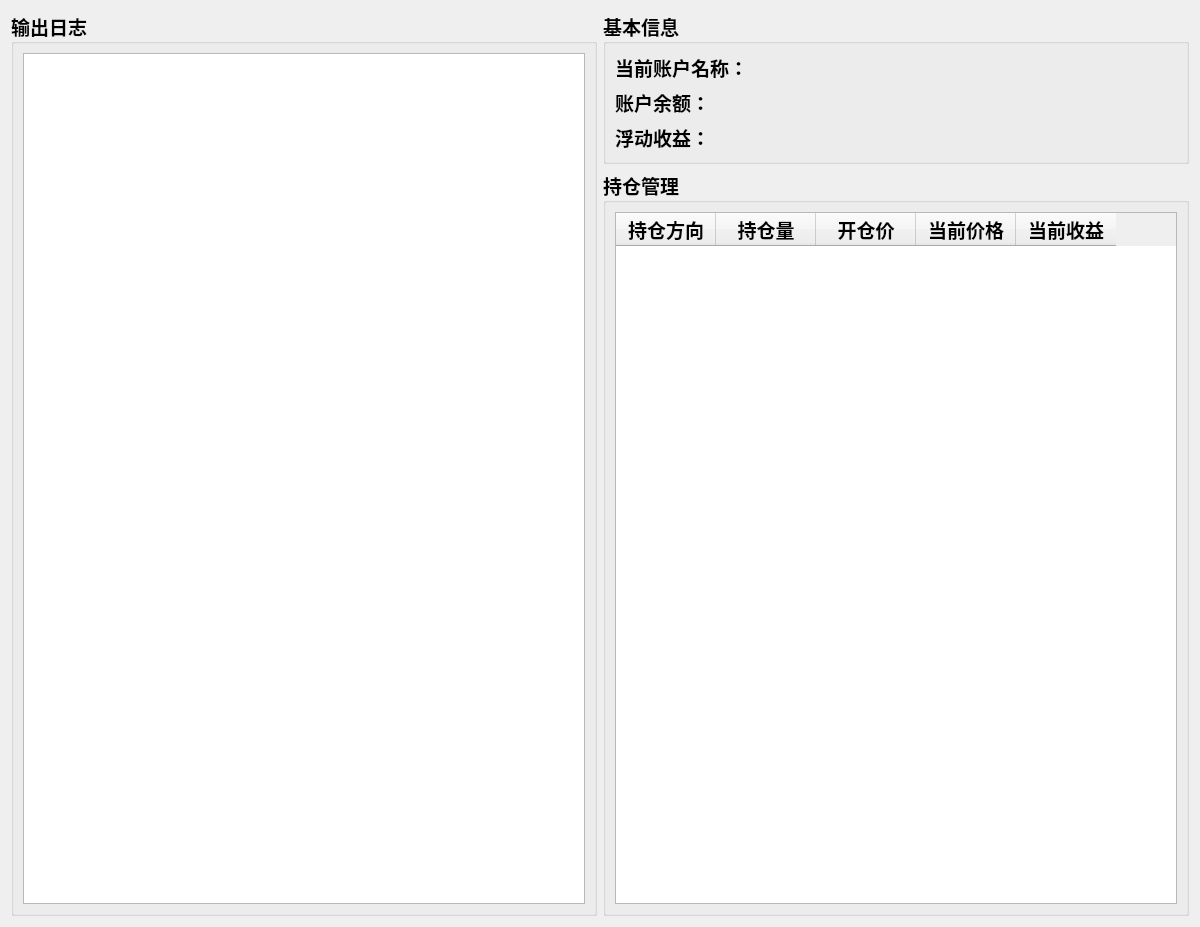
<?xml version="1.0" encoding="UTF-8"?>
<ui version="4.0">
 <class>CTBAS</class>
 <widget class="QWidget" name="CTBAS">
  <property name="windowModality">
   <enum>Qt::WindowModal</enum>
  </property>
  <property name="geometry">
   <rect>
    <x>0</x>
    <y>0</y>
    <width>1200</width>
    <height>927</height>
   </rect>
  </property>
  <property name="font">
   <font>
    <family>微软雅黑</family>
    <pointsize>14</pointsize>
    <weight>75</weight>
    <bold>true</bold>
   </font>
  </property>
  <property name="mouseTracking">
   <bool>true</bool>
  </property>
  <property name="tabletTracking">
   <bool>true</bool>
  </property>
  <property name="windowTitle">
   <string>CTBAS</string>
  </property>
  <layout class="QHBoxLayout" name="horizontalLayout">
    <item>
      <widget class="QGroupBox" name="groupBox">
        <property name="title">
          <string>输出日志</string>
        </property>
        <layout class="QVBoxLayout" name="verticalLayout">
          <item>
            <widget class="QTextEdit" name="textEdit">
              <property name="readOnly">
                <bool>true</bool>
              </property>
            </widget>
          </item>
        </layout>
      </widget>
    </item>
    <item>
      <layout class="QVBoxLayout" name="verticalLayoutRight">
        <item>
          <widget class="QGroupBox" name="groupBox_2">
            <property name="title">
              <string>基本信息</string>
            </property>
            <layout class="QVBoxLayout" name="verticalLayoutInfo">
              <item>
                <widget class="QLabel" name="label">
                  <property name="text">
                    <string>当前账户名称：</string>
                  </property>
                </widget>
              </item>
              <item>
                <widget class="QLabel" name="label_2">
                  <property name="text">
                    <string>账户余额：</string>
                  </property>
                </widget>
              </item>
              <item>
                <widget class="QLabel" name="label_3">
                  <property name="text">
                    <string>浮动收益：</string>
                  </property>
                </widget>
              </item>
            </layout>
          </widget>
        </item>
        <item>
          <widget class="QGroupBox" name="groupBox_3">
            <property name="title">
              <string>持仓管理</string>
            </property>
            <layout class="QVBoxLayout" name="verticalLayoutTable">
              <item>
                <widget class="QTableWidget" name="tableWidget">
                  <property name="columnCount">
                    <number>5</number>
                  </property>
                  <property name="rowCount">
                    <number>0</number>
                  </property>
                  <column>
                    <property name="text">
                      <string>持仓方向</string>
                    </property>
                  </column>
                  <column>
                    <property name="text">
                      <string>持仓量</string>
                    </property>
                  </column>
                  <column>
                    <property name="text">
                      <string>开仓价</string>
                    </property>
                  </column>
                  <column>
                    <property name="text">
                      <string>当前价格</string>
                    </property>
                  </column>
                  <column>
                    <property name="text">
                      <string>当前收益</string>
                    </property>
                  </column>
                </widget>
              </item>
            </layout>
          </widget>
        </item>
      </layout>
    </item>
  </layout>
 </widget>
 <resources/>
 <connections/>
</ui>
